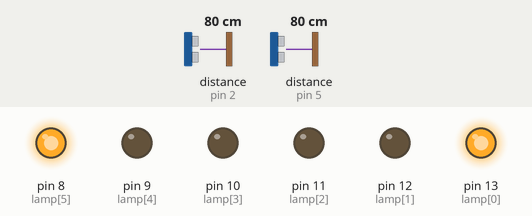
The sketch below on a simulated Arduino Uno, built with avr-gcc and run on an emulated ATmega328P. Parts: output pins drawn as LEDs (lit = HIGH). Wiring (inferred from the names in the program): ultrasonic range finder: trigger pin 6; echo pin 5. The test bench sets the inputs (shaded band); at power-on: distance to the obstacle (sensors on pin 5, pin 2) 80 cm. The echo pulse lasts 58.3 µs per cm; the local clock reads 2024-03-15 10:24:30 at power-on unless the sketch sets it; pins used as bus, display or sensor lines are not drawn; what the sketch prints to the serial monitor is not drawn.

Above: at 1.2 s.
1.3 s: distance to the obstacle (sensor on pin 5) set to 44 cm
4.3 s: distance to the obstacle (sensor on pin 5) set to 37 cm
At 7.1 s:
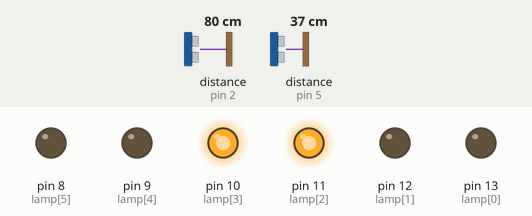
7.3 s: distance to the obstacle (sensor on pin 2) set to 36 cm
10.3 s: distance to the obstacle (sensor on pin 2) set to 31 cm
At 11.2 s:
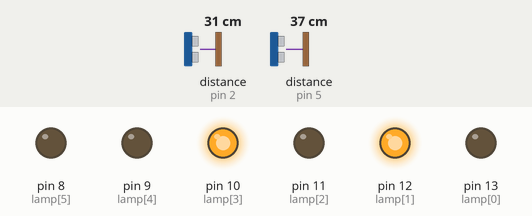
Timing chart, 0 to 13.9 s (numbered marks = the images above; inputs shaded):
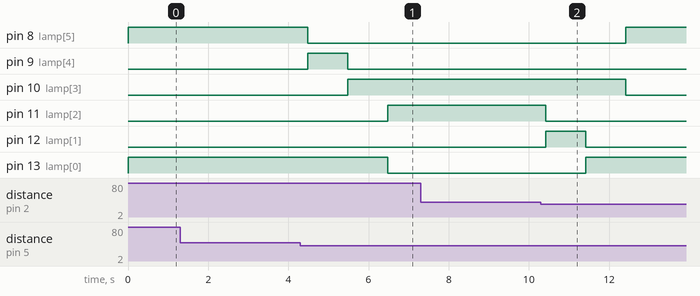

Measured:
- the behaviour switches between 40 and 39 cm on distance to the obstacle (sensor on pin 5) (found by bisection; images 0 and 1)
- the behaviour switches between 34 and 33 cm on distance to the obstacle (sensor on pin 2) (found by bisection; images 1 and 2)
- after the input at 1.3 s, every drawn part: stays the same
- after the input at 7.3 s, every drawn part: stays the same

The sketch:

SemaforoSmart.ino
```cpp
// Projeto - A3
// Microcontroladores e Microprocessadores

// Desenvolvido por: Wesley Silveira
// Last version: 07/12/2022

// Bibliotéca para o RTC:

#include <RTClib.h> //Incuido Bibliotéca do RTC.

RTC_DS1307 RTC;

//Definindo os pinos dos sensores Ultrassonicos

#define PIN_TRIG_A 3
#define PIN_ECHO_A 2

#define PIN_TRIG_B 6
#define PIN_ECHO_B 5

int lamp[] = {13,12,11,10,9,8};  //Configuração das saídas

int delay_a = 1000; //Delay para o semaforo 1
int delay_b = 1000; //Delay para o semaforo 2
int delay_y = 1000; //Delay para Amarelo
int delay_r = 1000; //Delay para Vermelhos

int time_s1[] = {6000,5500,5000,4500,4000,3500,3000,2500,2000,1500,1000};
int time_s2[] = {1000,1500,2000,2500,3000,3500,4000,4500,5000,5500,6000};

int sense = 0;      //Variável para ser usado como referência na leitura das entradas

int freq_s1 = 0;  //Leitura da frequencia de carros quando o Semaforo 1 está Aberto
int freq_s2 = 0;  //Leitura da frequencia de carros quando o Semaforo 2 está Aberto

//Variáveis de Datas/Horas:

int dados[24][7]; // declarando uma matriz [linhas][colunas]

int dia;  // Variável para armazenar o Dia Atual
int hora; // Variável para armazenar o Hora Atual

int referencia = 5;   //Variável onde é armazenado a lógica do horário atual

void ConfigPlaca()  //
{
  for(int i=0; i < 6; i++)
  {
    pinMode(lamp[i], OUTPUT);
    digitalWrite(lamp[i], 0);
  }

  Serial.begin(9600);

  //Pinos para leitura/comunicação com os sensores ultrassônicos
  pinMode(PIN_TRIG_A, OUTPUT);
  pinMode(PIN_ECHO_A, INPUT);
  pinMode(PIN_TRIG_B, OUTPUT);
  pinMode(PIN_ECHO_B, INPUT);

  RTC.begin();
}

void SwitchLight()
{

  for(int i=0; i < 6; i++)
  {
    switch(i) //Sequencia das Lampadas
    {
      case 0: //Vermelho 1 e Verde 2
        digitalWrite(lamp[0], 1);   //Acende luz do semaforo
        digitalWrite(lamp[5], 1);   //Acende luz do semaforo
        freq_s2 += ReadInput2(delay_a);
        break;

      case 1: //Vermelho 1 e Amarelo 2
        digitalWrite(lamp[0], 1);   //Acende luz do semaforo
        digitalWrite(lamp[4], 1);   //Acende luz do semaforo
        delay(delay_y);
        break;

      case 2: //Vermelhos
        digitalWrite(lamp[0], 1);   //Acende luz do semaforo
        digitalWrite(lamp[3], 1);   //Acende luz do semaforo
        delay(delay_r);
        break;

      case 3: //Vermelho 2 e Verde 1
        digitalWrite(lamp[3], 1);   //Acende luz do semaforo
        digitalWrite(lamp[2], 1);   //Acende luz do semaforo
        freq_s1 += ReadInput(delay_b);
        break;

      case 4: //Vermelho 2 e Amarelo 1
        digitalWrite(lamp[1], 1);   //Acende luz do semaforo
        digitalWrite(lamp[3], 1);   //Acende luz do semaforo
        delay(delay_y);
        break;

      case 5: //Vermelhos
        digitalWrite(lamp[0], 1);   //Acende luz do semaforo
        digitalWrite(lamp[3], 1);   //Acende luz do semaforo
        delay(delay_r);
        break;
    }

    for(int i=0; i < 6; i++)  //Reiniciar Semaforo/Apagar Luzes
    {
      digitalWrite(lamp[i], 0);
    }
  }
}

void Atualiza()
{
  delay_a = time_s1[referencia];
  delay_b = time_s2[referencia];

  freq_s1 = 0;
  freq_s2 = 0;
}

void Controle()   //Função que define a lógica do semaforo
{
  //Verifica qual é o dia e a hora atual e busca a última informação/dado
  DateTime now = RTC.now();

  dia = now.dayOfTheWeek();
  hora = now.hour();

  referencia = dados[hora][dia];

  //Compara as informações coletadas no semaforo
  int compare = freq_s1 - freq_s2;

  if(compare < 0)
  {
    referencia += 1;

    referencia = (referencia>10)?10:referencia;
  }
  else if(compare > 0)
  {
    referencia -= 1;

    referencia = (referencia<0)?0:referencia;
  }

  dados[hora][dia] = referencia;
}

int ReadInput(int timeWait) //Entrada dos Sensor 1
{
  int cont = 0;                   //Variável para contagem do número de carros

  unsigned int i = timeWait;

  while(i > 0)
  //for(int i=0; i < timeWait; i++) //Leitura dos carros que estão passando na via em verde.
  {
    //Inicia uma nova medição do sensor ultrassônico
    digitalWrite(PIN_TRIG_A, HIGH);
    delayMicroseconds(10);
    digitalWrite(PIN_TRIG_A, LOW);

    //Lê o resultado
    int duration = pulseIn(PIN_ECHO_A, HIGH);

    //Transforma a medição de duração para centimetros
    int cm = (duration/58);

    bool a = (cm >= 20)?true:false;
    bool b = (cm <= 100)?true:false;

    if((a&&b)&&(sense == 1))      //Condição para retornar valor que o sensor está OK
    {
      cont += 1;
      sense = 0;
    }
    else if((a&&b) == false)      //Condicional para leitura do sensor da roda/disco
    {
      sense = 1;
    }
    i--;
    delay(1);
  }

  if(cont == 0) //Condicional para evitar divisão por Zero
  {
    return 15000;
  }
  else
  {
    return timeWait/cont;
  }
}

int ReadInput2(int timeWait) //Entrada dos Sensor 2
{
  int cont = 0;                   //Variável para contagem do número de carros

  unsigned int i = timeWait;

  while( i > 0)
  //for(int i=0; i < timeWait; i++) //Leitura dos carros que estão passando na via em verde.
  {
    //Inicia uma nova medição do sensor ultrassônico
    digitalWrite(PIN_TRIG_B, HIGH);
    delayMicroseconds(10);
    digitalWrite(PIN_TRIG_B, LOW);

    //Lê o resultado
    int duration = pulseIn(PIN_ECHO_B, HIGH);

    //Transforma a medição de duração para centimetros
    int cm = (duration/58);

    //Verifica a distância de controle "Se tem Veículo"
    bool a = (cm >= 20)?true:false;
    bool b = (cm <= 100)?true:false;

    if((a&&b)&&(sense == 1))      //Condição para retornar valor que o sensor está OK
    {
      cont++;
      sense = 0;
    }
    else if((a&&b) == false)      //Condicional para leitura do sensor da roda/disco
    {
      sense = 1;
    }
    i--;
    delay(1);
  }

  if(cont == 0) //Condicional para evitar divisão por Zero
  {
    return 15000;
  }
  else
  {
    return timeWait/cont;
  }
}

void setup()
{
  ConfigPlaca();
}

void loop()
{
  SwitchLight();
  Controle();
  Atualiza();

  Serial.print("A: ");
  Serial.println(delay_a);    //Apenas o monitoramento das variáveis durante os testes

  Serial.print("B: ");
  Serial.println(delay_b);    //Apenas o monitoramento das variáveis durante os testes

  Serial.print("");
}
```
